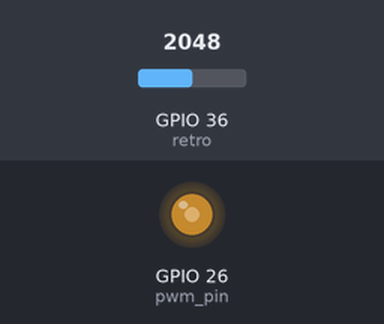
The sketch below on a simulated ESP32. Shown: output pins drawn as LEDs (lit = HIGH). Inputs (shaded band) come from the test bench; at power-on: GPIO 36 (retro) = 2048.

Above: at 1.2 s.
1.3 s: GPIO 36 (retro) set to 0
At 1.8 s:
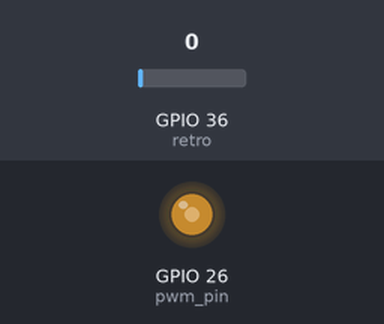
2.8 s: GPIO 36 (retro) set to 2047
At 4.1 s:
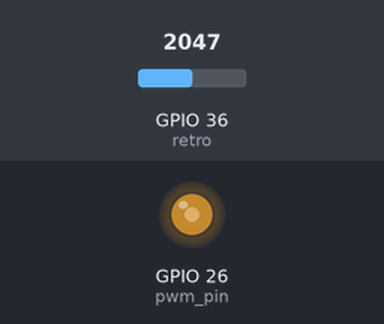
Timing chart, 0 to 5.8 s (numbered marks = the images above; inputs shaded):
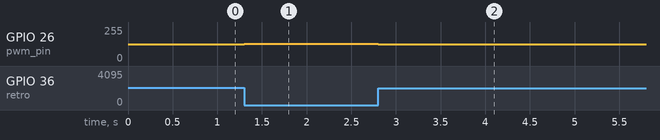

Measured:
- after the input at 1.3 s, GPIO 26 (pwm_pin): 127/255 → 129/255 at once
- after the input at 2.8 s, GPIO 26 (pwm_pin): 129/255 → 127/255 at once

The sketch:

Ball_Beam_P_control.ino
```cpp
const uint16_t frecuencia = 980;
const uint8_t canal = 0, resolucion = 12;

const uint8_t pwm_pin = 26;
const uint8_t retro = 36;

uint64_t now = 0, lastTime = 0, lastTime2;

int16_t setPoint = 0;
float retroBits = 0.0;

uint32_t sampleTime = 2000;

float kp = 3.23162;

float u = 0.0, un = 0.0;
float e = 0.0, e1 = 0.0;

float kn = 0.0, a = 0.0, b = 0.0, offset = 120.0;
bool flag = false;

void setup() {
  Serial.begin(9600);
  ledcSetup(canal, frecuencia, resolucion);
  ledcAttachPin(pwm_pin, canal);
  ledcWrite(canal, 2047.5);

  kn = (0.15/2047.5)*(1967.5/46.0); // kn = 787.0/251160.0;
}

void loop() {
  now = micros();

  if (now - lastTime >= sampleTime){
    retroBits = analogRead(retro) - 2047.5 + offset;
    e = (setPoint - retroBits)*kn;
    u = kp*e;
    lastTime = now;

    un = u + 2047.5;
    ledcWrite(canal, un);
    /*
    flag = !flag;
    if(flag){
      un = u + 2047.5;
      ledcWrite(canal, un);
    }
    */
  }
  /*
  if(now - lastTime2 >= 500000){
    Serial.printf("C(s): %.2f, G(s): %.2f\n", u, retroBits);
    lastTime2 = now;
  }
  */
}
```
